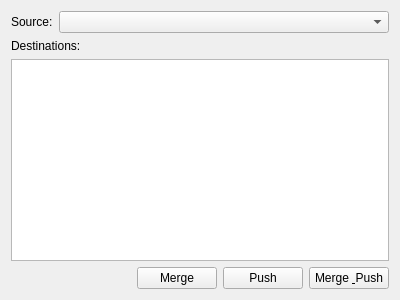
<?xml version="1.0" encoding="UTF-8"?>
<ui version="4.0">
 <class>GitWidget</class>
 <widget class="QWidget" name="GitWidget">
  <property name="geometry">
   <rect>
    <x>0</x>
    <y>0</y>
    <width>400</width>
    <height>300</height>
   </rect>
  </property>
  <property name="windowTitle">
   <string>Form</string>
  </property>
  <layout class="QVBoxLayout" name="verticalLayout">
   <item>
    <layout class="QHBoxLayout" name="source_layout">
     <item>
      <widget class="QLabel" name="source_label">
       <property name="text">
        <string>Source:</string>
       </property>
      </widget>
     </item>
     <item>
      <widget class="QComboBox" name="source_cbx">
       <property name="sizePolicy">
        <sizepolicy hsizetype="Expanding" vsizetype="Fixed">
         <horstretch>0</horstretch>
         <verstretch>0</verstretch>
        </sizepolicy>
       </property>
       <property name="sizeAdjustPolicy">
        <enum>QComboBox::AdjustToContents</enum>
       </property>
      </widget>
     </item>
    </layout>
   </item>
   <item>
    <layout class="QVBoxLayout" name="destinations_layout">
     <item>
      <widget class="QLabel" name="destinations_label">
       <property name="text">
        <string>Destinations:</string>
       </property>
      </widget>
     </item>
     <item>
      <widget class="QTableView" name="destinations_table"/>
     </item>
    </layout>
   </item>
   <item>
    <layout class="QHBoxLayout" name="horizontalLayout">
     <item>
      <spacer name="horizontalSpacer">
       <property name="orientation">
        <enum>Qt::Horizontal</enum>
       </property>
       <property name="sizeHint" stdset="0">
        <size>
         <width>40</width>
         <height>20</height>
        </size>
       </property>
      </spacer>
     </item>
     <item>
      <widget class="QPushButton" name="merge_button">
       <property name="text">
        <string>Merge</string>
       </property>
      </widget>
     </item>
     <item>
      <widget class="QPushButton" name="push_button">
       <property name="text">
        <string>Push</string>
       </property>
      </widget>
     </item>
     <item>
      <widget class="QPushButton" name="push_merger_button">
       <property name="text">
        <string>Merge &amp; Push</string>
       </property>
      </widget>
     </item>
    </layout>
   </item>
  </layout>
 </widget>
 <resources/>
 <connections/>
</ui>
